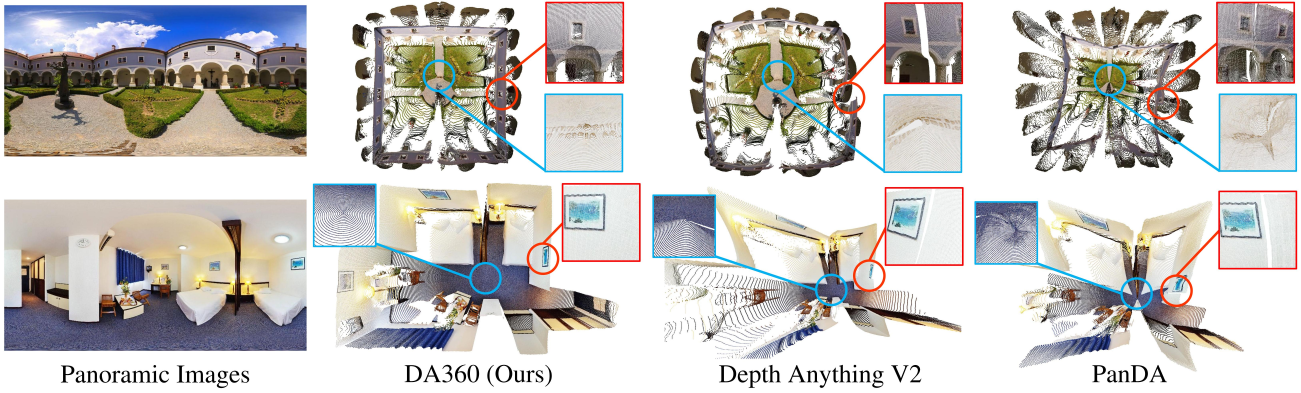
#> input picture src/depth/da360_depth/assets/teaser.jpg, 6501 x 1965 px (shown at 1/5 size)
$ python -i fit_stitch.py   (imports and definitions only)   (older library calls are emulated)
#> lines starting #> are read from the running program, lines starting #| are printed output that depends on the picture
#> further down, picture is the input picture: shape (1965, 6501, 3); mean B, G, R 193.7, 196.8, 199.6
#!/usr/bin/env python3
"""Fit our dual-fisheye -> equirect model against MediaSDK output of a recorded session.

The session keeps the raw Camera SDK stream (raw/seg_000/stream_0.h264 + camera.json) and the
MediaSDK-stitched equirect frames (equirect/<ros_s>.jpg), so both views of the same frame exist.

  fit_stitch.py extract <session> [--n 6]        decode matching fisheye frames into <session>/stitch_fit/
  fit_stitch.py search  <session>                axis-convention search per lens (NCC vs MediaSDK)
"""

from __future__ import annotations

import argparse
import csv
import itertools
import json
import subprocess
from pathlib import Path

import cv2
import numpy as np

EQ_W, EQ_H = 960, 480


# [95 lines left out: functions parse_v3, fit_dir, cmd_extract, load_pairs, eq_dirs, mei_project and 2 more, not called in this run]


def sample(fish: np.ndarray, u: np.ndarray, v: np.ndarray) -> np.ndarray:
    return cv2.remap(fish, u.astype(np.float32), v.astype(np.float32), cv2.INTER_LINEAR,
                     borderMode=cv2.BORDER_CONSTANT)


# [52 lines left out: functions ncc, to_stream, score_lens, cmd_search, not called in this run]


BASES = {
    0: np.array([[0, 0, -1], [0, 1, 0], [1, 0, 0]], float),
    1: np.array([[0, 0, 1], [0, -1, 0], [1, 0, 0]], float),
}
CROP = 128.0  # (7680 - 7424) / 2
BLEND_BAND = 0.05  # cos-difference half width of the seam feather (~±3 deg at the seam)


def rodrigues(w: np.ndarray) -> np.ndarray:
    R, _ = cv2.Rodrigues(np.asarray(w, float).reshape(3, 1))
    return R


PITCH_SIGN = {0: 1.0, 1: -1.0}


# [14 lines left out: functions lens_rotation, lens_maps, not called in this run]


def grad(img):
    g = cv2.GaussianBlur(cv2.cvtColor(img, cv2.COLOR_BGR2GRAY).astype(np.float32), (0, 0), 1.0)
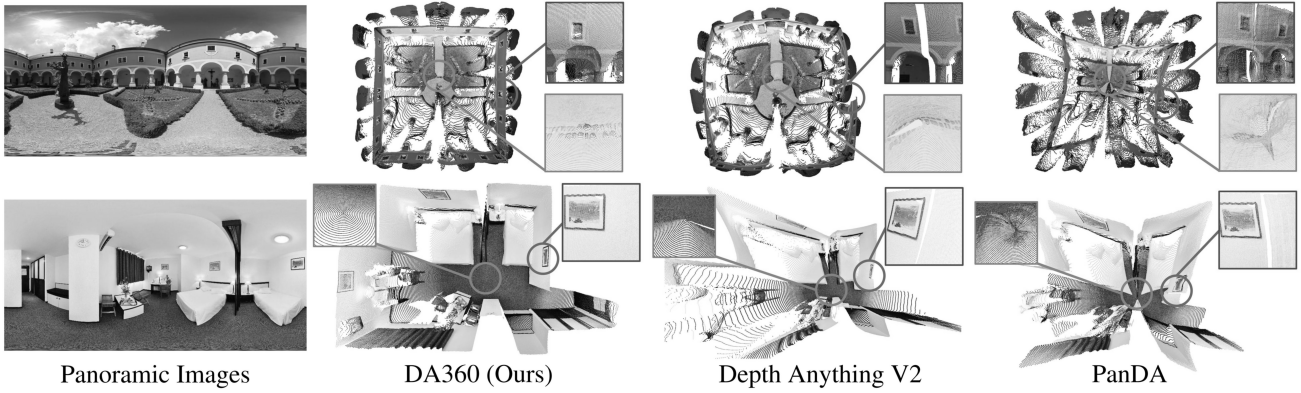
#> g: shape (1965, 6501) float32 (shown at 1/5 size); min 0, max 255, mean 197.3; drawn with min black and max white
    return np.hypot(cv2.Sobel(g, cv2.CV_32F, 1, 0), cv2.Sobel(g, cv2.CV_32F, 0, 1))
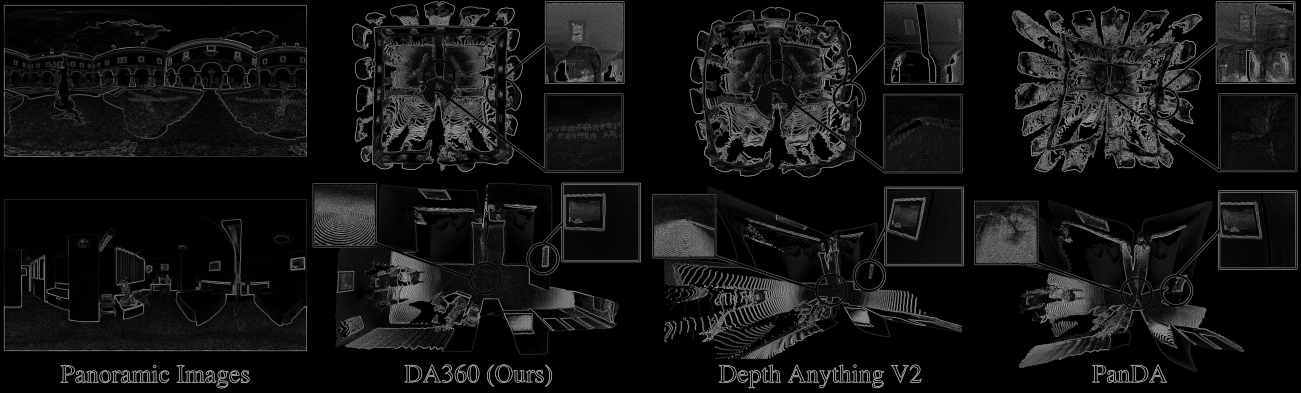
#> returned value: shape (1965, 6501) float32 (shown at 1/5 size); min 0, max 666.7, mean 52.1; drawn with min black and max white


# [87 lines left out: functions cmd_refine, cmd_render, cmd_compare, main, not called in this run]


# [2 lines not run here, left out]

>>> import cv2
>>> picture = cv2.imread('../../../depth/da360_depth/assets/teaser.jpg')
>>> result = grad(picture)

$ run again, on src/depth/da360_depth/data/images/pano_aaapkmsqwhxujq_rgb.jpg
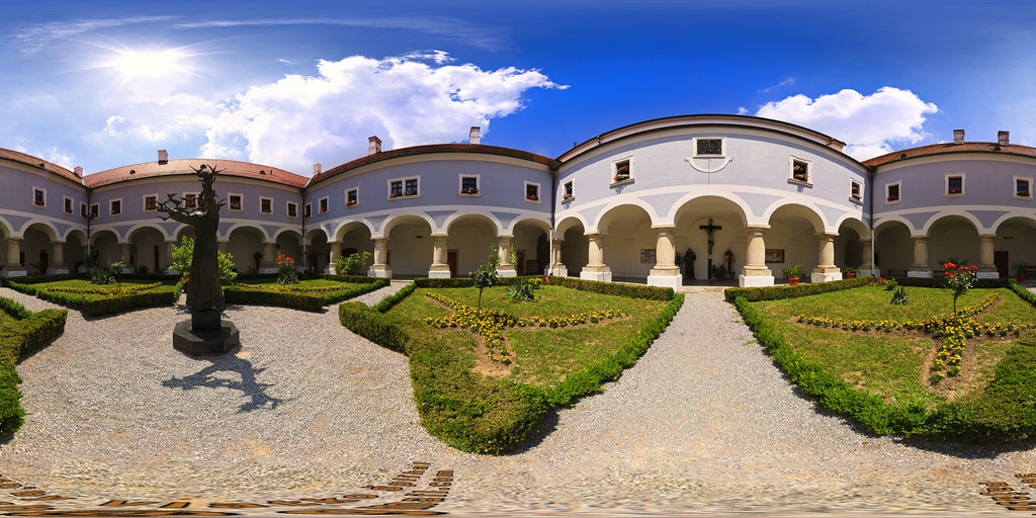
#> input picture src/depth/da360_depth/data/images/pano_aaapkmsqwhxujq_rgb.jpg, 1036 x 518 px
#> picture is the input picture: shape (518, 1036, 3); mean B, G, R 129.9, 130.4, 132.2
#> in grad, `g = cv2.GaussianBlur(cv2.cvtColor(img, cv2.COLOR_BGR2GRAY).astype(np.f..`:
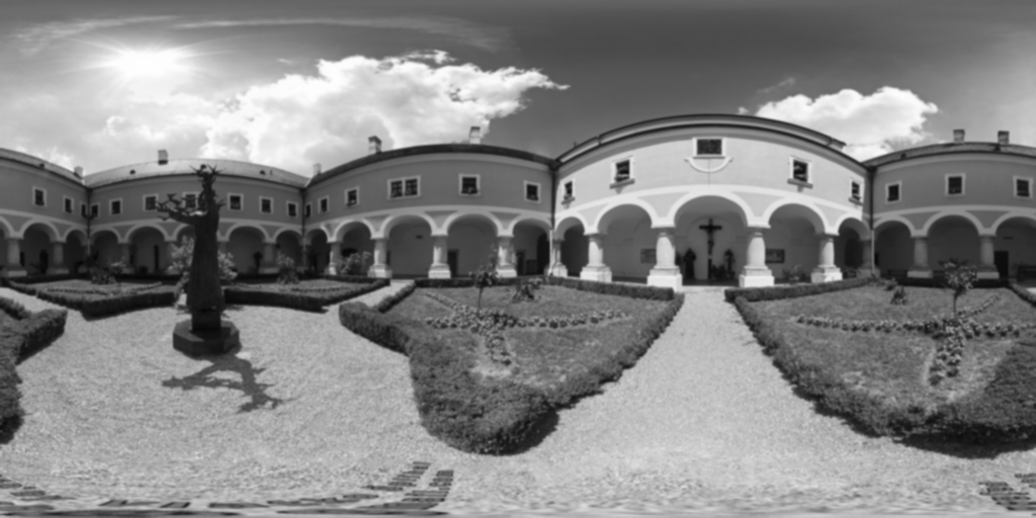
#> g: shape (518, 1036) float32; min 5.76, max 254.2, mean 130.9
#> in grad, `return np.hypot(cv2.Sobel(g, cv2.CV_32F, 1, 0), cv2.Sobel(g, cv2.CV_32..`:
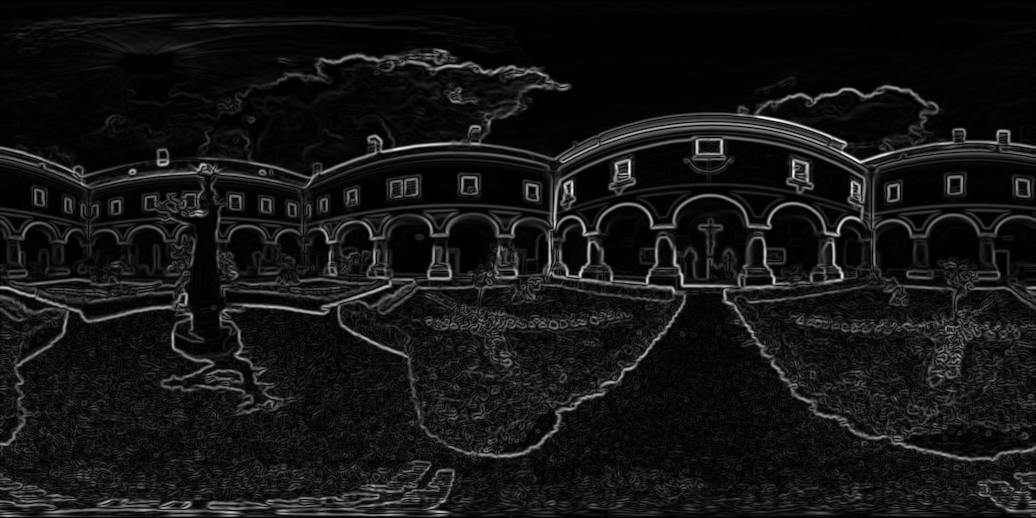
#> returned value: shape (518, 1036) float32; min 0, max 566.4, mean 46.9; drawn with min black and max white
